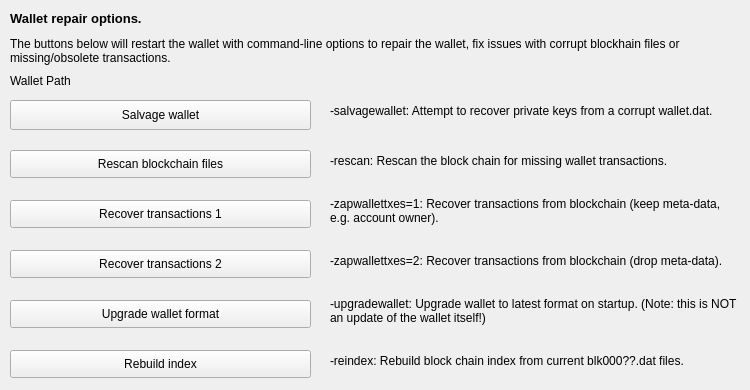
     <widget class="QWidget" name="tab_repair">
      <attribute name="title">
       <string>&amp;Wallet Repair</string>
      </attribute>
      <widget class="QPushButton" name="btn_salvagewallet">
       <property name="geometry">
        <rect>
         <x>10</x>
         <y>100</y>
         <width>301</width>
         <height>30</height>
        </rect>
       </property>
       <property name="minimumSize">
        <size>
         <width>180</width>
         <height>28</height>
        </size>
       </property>
       <property name="text">
        <string>Salvage wallet</string>
       </property>
      </widget>
      <widget class="QPushButton" name="btn_rescan">
       <property name="geometry">
        <rect>
         <x>10</x>
         <y>150</y>
         <width>301</width>
         <height>28</height>
        </rect>
       </property>
       <property name="minimumSize">
        <size>
         <width>180</width>
         <height>28</height>
        </size>
       </property>
       <property name="text">
        <string>Rescan blockchain files</string>
       </property>
      </widget>
      <widget class="QPushButton" name="btn_zapwallettxes1">
       <property name="geometry">
        <rect>
         <x>10</x>
         <y>200</y>
         <width>301</width>
         <height>28</height>
        </rect>
       </property>
       <property name="minimumSize">
        <size>
         <width>180</width>
         <height>28</height>
        </size>
       </property>
       <property name="text">
        <string>Recover transactions 1</string>
       </property>
      </widget>
      <widget class="QPushButton" name="btn_zapwallettxes2">
       <property name="geometry">
        <rect>
         <x>10</x>
         <y>250</y>
         <width>301</width>
         <height>28</height>
        </rect>
       </property>
       <property name="minimumSize">
        <size>
         <width>180</width>
         <height>28</height>
        </size>
       </property>
       <property name="text">
        <string>Recover transactions 2</string>
       </property>
      </widget>
      <widget class="QPushButton" name="btn_upgradewallet">
       <property name="geometry">
        <rect>
         <x>10</x>
         <y>300</y>
         <width>301</width>
         <height>28</height>
        </rect>
       </property>
       <property name="minimumSize">
        <size>
         <width>180</width>
         <height>28</height>
        </size>
       </property>
       <property name="text">
        <string>Upgrade wallet format</string>
       </property>
      </widget>
      <widget class="QLabel" name="label_repair_helptext">
       <property name="geometry">
        <rect>
         <x>10</x>
         <y>30</y>
         <width>711</width>
         <height>41</height>
        </rect>
       </property>
       <property name="font">
        <font>
         <weight>50</weight>
         <bold>false</bold>
        </font>
       </property>
       <property name="text">
        <string>The buttons below will restart the wallet with command-line options to repair the wallet, fix issues with corrupt blockhain files or missing/obsolete transactions.</string>
       </property>
       <property name="wordWrap">
        <bool>true</bool>
       </property>
      </widget>
      <widget class="QLabel" name="label_repair_salvage">
       <property name="geometry">
        <rect>
         <x>330</x>
         <y>90</y>
         <width>411</width>
         <height>41</height>
        </rect>
       </property>
       <property name="text">
        <string>-salvagewallet: Attempt to recover private keys from a corrupt wallet.dat.</string>
       </property>
       <property name="wordWrap">
        <bool>true</bool>
       </property>
      </widget>
      <widget class="QLabel" name="label_repair_rescan">
       <property name="geometry">
        <rect>
         <x>330</x>
         <y>140</y>
         <width>411</width>
         <height>41</height>
        </rect>
       </property>
       <property name="text">
        <string>-rescan: Rescan the block chain for missing wallet transactions.</string>
       </property>
       <property name="wordWrap">
        <bool>true</bool>
       </property>
      </widget>
      <widget class="QLabel" name="label_repair_zap1">
       <property name="geometry">
        <rect>
         <x>330</x>
         <y>190</y>
         <width>411</width>
         <height>41</height>
        </rect>
       </property>
       <property name="text">
        <string>-zapwallettxes=1: Recover transactions from blockchain (keep meta-data, e.g. account owner).</string>
       </property>
       <property name="wordWrap">
        <bool>true</bool>
       </property>
      </widget>
      <widget class="QLabel" name="label_repair_zap2">
       <property name="geometry">
        <rect>
         <x>330</x>
         <y>240</y>
         <width>411</width>
         <height>41</height>
        </rect>
       </property>
       <property name="text">
        <string>-zapwallettxes=2: Recover transactions from blockchain (drop meta-data).</string>
       </property>
       <property name="wordWrap">
        <bool>true</bool>
       </property>
      </widget>
      <widget class="QLabel" name="label_repair_upgrade">
       <property name="geometry">
        <rect>
         <x>330</x>
         <y>290</y>
         <width>411</width>
         <height>41</height>
        </rect>
       </property>
       <property name="text">
        <string>-upgradewallet: Upgrade wallet to latest format on startup. (Note: this is NOT an update of the wallet itself!)</string>
       </property>
       <property name="wordWrap">
        <bool>true</bool>
       </property>
      </widget>
      <widget class="QLabel" name="label_repair_header">
       <property name="geometry">
        <rect>
         <x>10</x>
         <y>10</y>
         <width>711</width>
         <height>16</height>
        </rect>
       </property>
       <property name="font">
        <font>
         <pointsize>10</pointsize>
         <weight>75</weight>
         <bold>true</bold>
        </font>
       </property>
       <property name="text">
        <string>Wallet repair options.</string>
       </property>
       <property name="wordWrap">
        <bool>true</bool>
       </property>
      </widget>
      <widget class="QPushButton" name="btn_reindex">
       <property name="geometry">
        <rect>
         <x>10</x>
         <y>350</y>
         <width>301</width>
         <height>28</height>
        </rect>
       </property>
       <property name="minimumSize">
        <size>
         <width>0</width>
         <height>28</height>
        </size>
       </property>
       <property name="text">
        <string>Rebuild index</string>
       </property>
      </widget>
      <widget class="QLabel" name="label_repair_reindex">
       <property name="geometry">
        <rect>
         <x>330</x>
         <y>340</y>
         <width>411</width>
         <height>41</height>
        </rect>
       </property>
       <property name="text">
        <string>-reindex: Rebuild block chain index from current blk000??.dat files.</string>
       </property>
       <property name="wordWrap">
        <bool>true</bool>
       </property>
      </widget>
      <widget class="QLabel" name="wallet_path">
       <property name="geometry">
        <rect>
         <x>10</x>
         <y>70</y>
         <width>731</width>
         <height>21</height>
        </rect>
       </property>
       <property name="text">
        <string>Wallet Path</string>
       </property>
      </widget>
     </widget>
